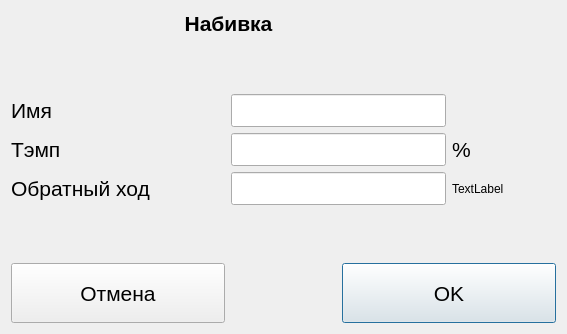
<?xml version="1.0" encoding="UTF-8"?>
<ui version="4.0">
 <class>EditStuffingPressetDialog</class>
 <widget class="QDialog" name="EditStuffingPressetDialog">
  <property name="geometry">
   <rect>
    <x>0</x>
    <y>0</y>
    <width>567</width>
    <height>334</height>
   </rect>
  </property>
  <property name="windowTitle">
   <string>Dialog</string>
  </property>
  <layout class="QGridLayout" name="gridLayout" columnstretch="0,0,0,0,0">
   <item row="0" column="1" colspan="2">
    <widget class="QLabel" name="label">
     <property name="font">
      <font>
       <pointsize>16</pointsize>
       <weight>75</weight>
       <bold>true</bold>
      </font>
     </property>
     <property name="text">
      <string>Набивка</string>
     </property>
     <property name="alignment">
      <set>Qt::AlignCenter</set>
     </property>
    </widget>
   </item>
   <item row="3" column="0">
    <widget class="QLabel" name="label_3">
     <property name="font">
      <font>
       <pointsize>16</pointsize>
      </font>
     </property>
     <property name="text">
      <string>Тэмп</string>
     </property>
    </widget>
   </item>
   <item row="5" column="0" colspan="2">
    <widget class="QLabel" name="label_4">
     <property name="font">
      <font>
       <pointsize>16</pointsize>
      </font>
     </property>
     <property name="text">
      <string>Обратный ход</string>
     </property>
    </widget>
   </item>
   <item row="2" column="0">
    <widget class="QLabel" name="label_2">
     <property name="font">
      <font>
       <pointsize>16</pointsize>
      </font>
     </property>
     <property name="text">
      <string>Имя</string>
     </property>
    </widget>
   </item>
   <item row="1" column="1">
    <spacer name="verticalSpacer">
     <property name="orientation">
      <enum>Qt::Vertical</enum>
     </property>
     <property name="sizeHint" stdset="0">
      <size>
       <width>20</width>
       <height>40</height>
      </size>
     </property>
    </spacer>
   </item>
   <item row="5" column="2" colspan="2">
    <widget class="QClickableLineEdit" name="txtReverse">
     <property name="font">
      <font>
       <pointsize>16</pointsize>
      </font>
     </property>
    </widget>
   </item>
   <item row="6" column="2">
    <spacer name="verticalSpacer_2">
     <property name="orientation">
      <enum>Qt::Vertical</enum>
     </property>
     <property name="sizeHint" stdset="0">
      <size>
       <width>20</width>
       <height>40</height>
      </size>
     </property>
    </spacer>
   </item>
   <item row="5" column="4">
    <widget class="QLabel" name="label_5">
     <property name="text">
      <string>TextLabel</string>
     </property>
    </widget>
   </item>
   <item row="7" column="3" colspan="2">
    <widget class="QPushButton" name="btnOK">
     <property name="minimumSize">
      <size>
       <width>120</width>
       <height>60</height>
      </size>
     </property>
     <property name="font">
      <font>
       <pointsize>16</pointsize>
      </font>
     </property>
     <property name="text">
      <string>OK</string>
     </property>
     <property name="icon">
      <iconset resource="../resources.qrc">
       <normaloff>:/images/ok.png</normaloff>:/images/ok.png</iconset>
     </property>
     <property name="iconSize">
      <size>
       <width>32</width>
       <height>32</height>
      </size>
     </property>
    </widget>
   </item>
   <item row="3" column="4">
    <widget class="QLabel" name="label_6">
     <property name="font">
      <font>
       <pointsize>16</pointsize>
      </font>
     </property>
     <property name="text">
      <string>%</string>
     </property>
    </widget>
   </item>
   <item row="3" column="2" colspan="2">
    <widget class="QClickableLineEdit" name="txtTemp">
     <property name="font">
      <font>
       <pointsize>16</pointsize>
      </font>
     </property>
    </widget>
   </item>
   <item row="2" column="2" colspan="2">
    <widget class="QClickableLineEdit" name="txtName">
     <property name="font">
      <font>
       <pointsize>16</pointsize>
      </font>
     </property>
    </widget>
   </item>
   <item row="7" column="0" colspan="2">
    <widget class="QPushButton" name="btnCancel">
     <property name="minimumSize">
      <size>
       <width>120</width>
       <height>60</height>
      </size>
     </property>
     <property name="font">
      <font>
       <pointsize>16</pointsize>
      </font>
     </property>
     <property name="text">
      <string>Отмена</string>
     </property>
     <property name="icon">
      <iconset resource="../resources.qrc">
       <normaloff>:/images/delete.png</normaloff>:/images/delete.png</iconset>
     </property>
     <property name="iconSize">
      <size>
       <width>32</width>
       <height>32</height>
      </size>
     </property>
    </widget>
   </item>
  </layout>
 </widget>
 <customwidgets>
  <customwidget>
   <class>QClickableLineEdit</class>
   <extends>QLineEdit</extends>
   <header>widgets/qclickablelineedit.h</header>
  </customwidget>
 </customwidgets>
 <resources>
  <include location="../resources.qrc"/>
 </resources>
 <connections/>
</ui>
